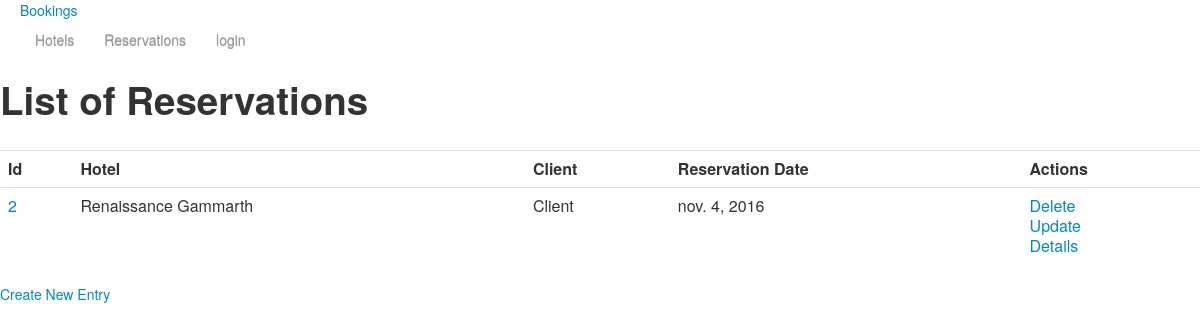
The app's page /reservations with its own data.
### hotels/models.py (models this page shows)
class Reservation(models.Model):
    client = models.ForeignKey(Client,on_delete=models.CASCADE)
    hotel = models.ForeignKey(Hotel,on_delete=models.CASCADE)
    date_reservation = models.DateField()

class Hotel(models.Model):
    nom = models.CharField(max_length=255)
    description = models.TextField()
    etoiles = models.PositiveIntegerField(default=4)
    chambres = models.PositiveIntegerField(default=100)
    ville = models.CharField(max_length=255, null=True)
    note= models.DecimalField(decimal_places=1, max_digits=2, default=5)
    date_creation= models.DateField(null = True)
    actif = models.BooleanField(default=True)
    clients = models.ManyToManyField('Client',through='Reservation')
    def __str__(self):
        return self.nom
    ''' classe de gestion des chambres'''

class Client(models.Model):
    nom = models.CharField(max_length=255)
    def __str__(self):
        return self.nom

### hotels/views.py (the view)
# urls.py: url(r'^reservations$', hv.ReservationList.as_view(), name="reservations-list"),
class ReservationList(ListView):
    model = Reservation

### templates/hotels/reservation_list.html
{% extends "base.html" %}
{% block content %}
<h1>List of Reservations</h1>    <br>
<table class="table">
    <tr>
        <th>Id</th>
    <th>Hotel</th>
    <th>Client</th>
    <th>Reservation Date </th>
    <th>Actions</th>
    </tr>
{% for foo in object_list  %}
    <tr>
        <td>  <a href="{%  url 'reservation-detail' pk=foo.id %}"> {{foo.id}} </a> </td>
        <td>{{foo.hotel}}</td>
        <td>{{foo.client}}</td>
        <td>{{foo.date_reservation}}</td>
        <td><a href="{%  url 'reservation-delete' pk=foo.id %}">Delete</a><br><a href="{%  url 'reservation-update' pk=foo.id %}">Update</a><br><a href="{%  url 'reservation-detail' pk=foo.id %}">Details</a></td>
    </tr>
{% endfor %}
</table>
<a href="{%  url 'reservation-create' %}" > Create New Entry</a>
{% endblock %}

### records on screen
Reservation: id "2", hotel "Renaissance Gammarth", client "Client", date_reservation "nov. 4, 2016"
